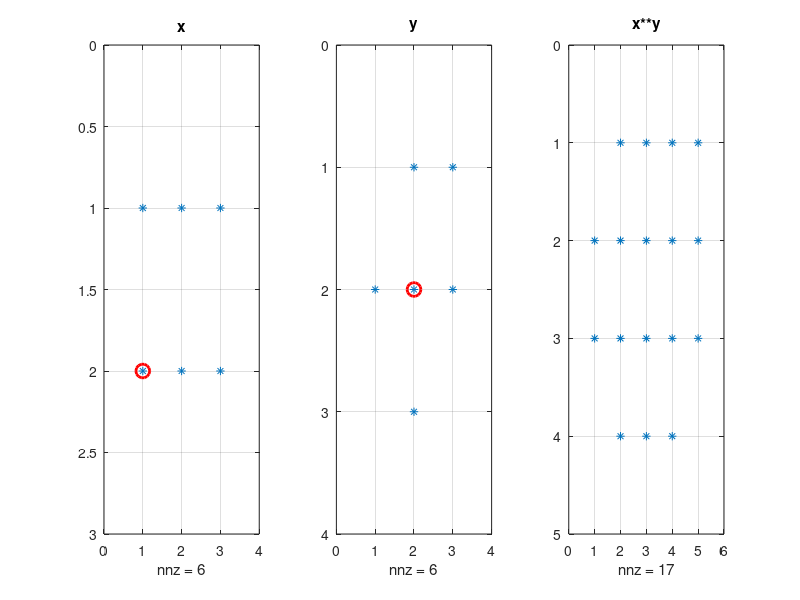
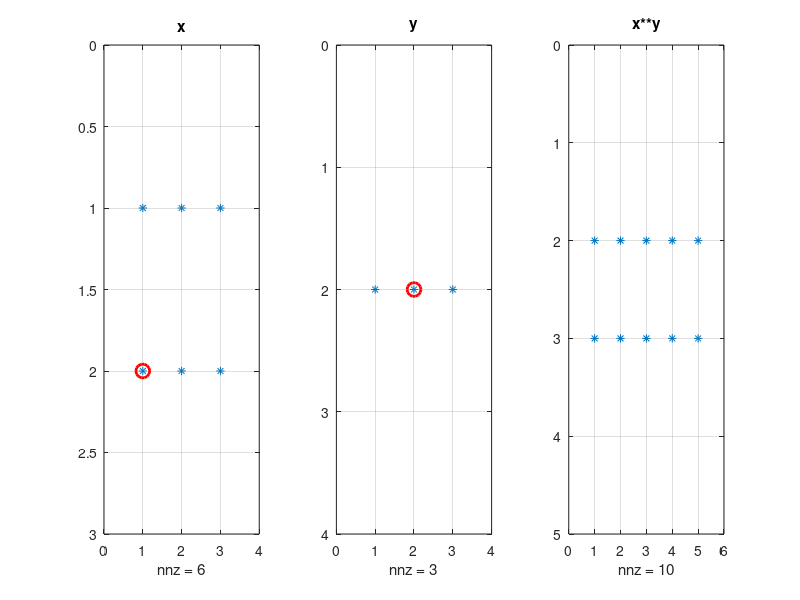
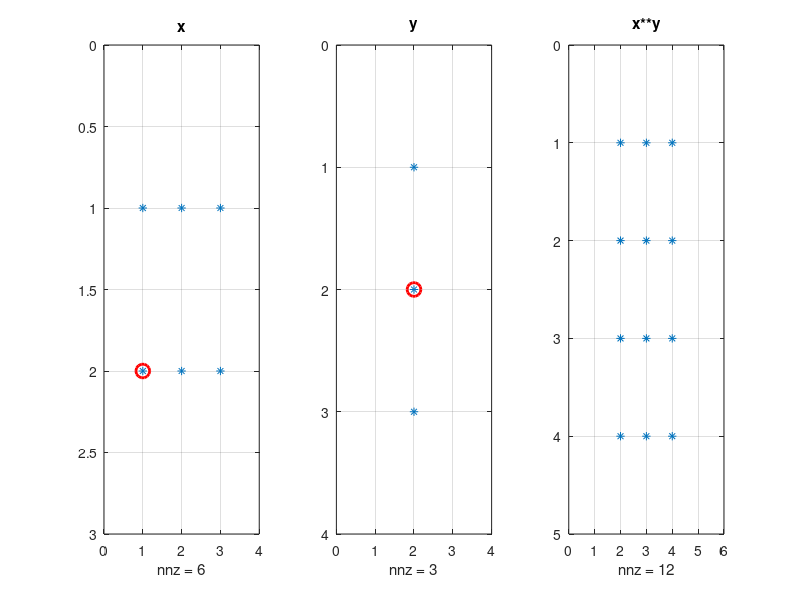
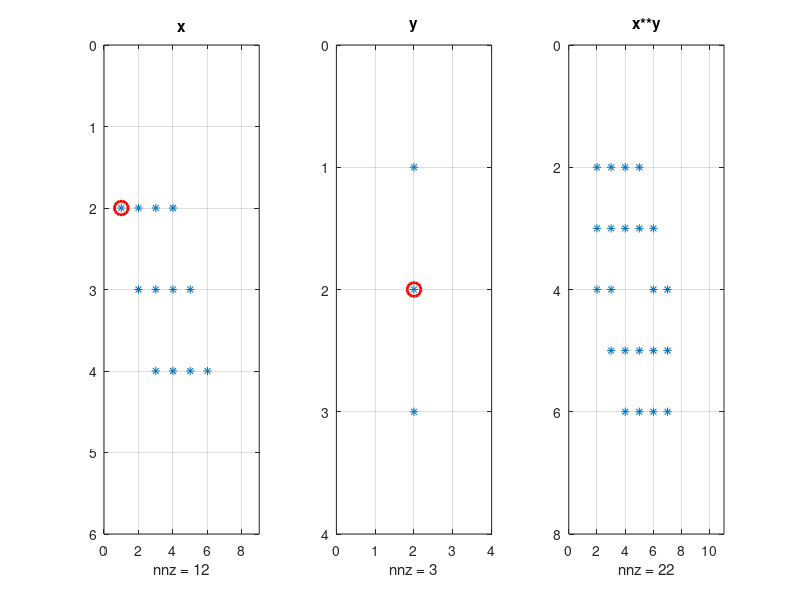

Recreate these plots in MATLAB, in order. (Note: this script raises an error after producing the figures.)
% Lista 2 - Mathematical Preliminaries
% Funções de Transferência; 
clear; clc; close all; 

disp('I - Funções de Transferência'); 
pause; 

% Exercicio 1
disp('I) Exercicio 1: ');
x = [1 4 1; 2 5 3];
origin_x = [2, 1];
pause; 

% i)
disp('i)');
y = [0 -1 1; -1 4 -1; 0 -1 0];
origin_y = [2, 2];
pause;

figure('Name', 'Convolution', 'NumberTitle', 'off')
subplot(1,3,1);
spy(x); hold on;
plot(origin_x(2), origin_x(1), 'ro', 'MarkerSize', 10, 'LineWidth', 2); 
title('x'); grid on; hold off;

subplot(1,3,2);
spy(y); hold on;
plot(origin_y(2), origin_y(1), 'ro', 'MarkerSize', 10, 'LineWidth', 2);
title('y'); grid on; hold off;

x_y = conv2(x, y);
subplot(1,3,3);
spy(x_y); 
title('x**y'); grid on;
pause;

pause;

% verify volume
vol_x = sum(x(:));
vol_y = sum(y(:));
vol_x_y = sum(x_y(:));
disp(['Volume de x: ' num2str(vol_x) ', Volume de y: ' num2str(vol_y) ', Volume esperado x_y: ' num2str(vol_x*vol_y) ', Volume de x_y: ' num2str(sum(x_y(:)))]);
pause;
pause;

% ii) 
disp('ii)');
y = [0 0 0; 1 2 3; 0 0 0];
origin_y = [2, 2];
pause;

figure('Name', 'Convolution', 'NumberTitle', 'off')
subplot(1,3,1);
spy(x); hold on;
plot(origin_x(2), origin_x(1), 'ro', 'MarkerSize', 10, 'LineWidth', 2); 
title('x'); grid on; hold off;

subplot(1,3,2);
spy(y); hold on;
plot(origin_y(2), origin_y(1), 'ro', 'MarkerSize', 10, 'LineWidth', 2);
title('y'); grid on; hold off;

x_y = conv2(x, y);
subplot(1,3,3);
spy(x_y); 
title('x**y'); grid on;
pause;

% verify volume
vol_x = sum(x(:));
vol_y = sum(y(:));
vol_x_y = sum(x_y(:));
disp(['Volume de x: ' num2str(vol_x) ', Volume de y: ' num2str(vol_y) ', Volume esperado x_y: ' num2str(vol_x*vol_y) ', Volume de x_y: ' num2str(sum(x_y(:)))]);
pause;
pause;

% iii) 
disp('iii)');
y = [0 -2 0; 0 3 0; 0 -1 0];
origin_y = [2, 2];
pause;

figure('Name', 'Convolution', 'NumberTitle', 'off')
subplot(1,3,1);
spy(x); hold on;
plot(origin_x(2), origin_x(1), 'ro', 'MarkerSize', 10, 'LineWidth', 2); 
title('x'); grid on; hold off;

subplot(1,3,2);
spy(y); hold on;
plot(origin_y(2), origin_y(1), 'ro', 'MarkerSize', 10, 'LineWidth', 2);
title('y'); grid on; hold off;

x_y = conv2(x, y);
subplot(1,3,3);
spy(x_y); 
title('x**y'); grid on;
pause;

pause;

% verify volume
vol_x = sum(x(:));
vol_y = sum(y(:));
vol_x_y = sum(x_y(:));
disp(['Volume de x: ' num2str(vol_x) ', Volume de y: ' num2str(vol_y) ', Volume esperado x_y: ' num2str(vol_x*vol_y) ', Volume de x_y: ' num2str(sum(x_y(:)))]);
pause;

pause; 


% 2) 
disp('I) Exercicio 2: ');
x = [0 0 0 0 0 0 0 0;
     1 1 1 1 0 0 0 0;
     0 1 1 1 1 0 0 0;
     0 0 1 1 1 1 0 0;
     0 0 0 0 0 0 0 0];

h = [0 1 0 0 0 0 0 0;
     0 1 0 0 0 0 0 0];
pause; 

figure('Name', 'Convolution', 'NumberTitle', 'off')
subplot(1,3,1);
spy(x); hold on;
plot(origin_x(2), origin_x(1), 'ro', 'MarkerSize', 10, 'LineWidth', 2); 
title('x'); grid on; hold off;

subplot(1,3,2);
spy(y); hold on;
plot(origin_y(2), origin_y(1), 'ro', 'MarkerSize', 10, 'LineWidth', 2);
title('y'); grid on; hold off;

x_y = conv2(x, y);
subplot(1,3,3);
spy(x_y); 
title('x**y'); grid on;
pause;

% verify volume
vol_x = sum(x(:));
vol_y = sum(y(:));
vol_x_y = sum(x_y(:));
disp(['Volume de x: ' num2str(vol_x) ', Volume de y: ' num2str(vol_y) ', Volume esperado x_y: ' num2str(vol_x*vol_y) ', Volume de x_y: ' num2str(sum(x_y(:)))]);
pause;
 
close all; 

disp('II - Transformadas de Fourier'); 
pause; 

disp('II) Exercicio 1: ');
thetas = [0, 0, 0, 0, 90, 90, 90, 90, 45, 45, 30, 70];
ds = [256, 150, 64*sqrt(2), 64, 25, 16*sqrt(2), 10, 4, 2, 1, 32, 32*sqrt(2), 16, 4];
disp('Vetor de thetas: ');
disp(thetas);

disp('Vetor de d: ');
disp(ds);
pause;

size_m = 256;
size_n = 256;
num_images = length(thetas);
figure('Name', '2d', 'NumberTitle', 'off', 'Position', [100, 100, 800, 600]);
rows = 4;
cols = 4;

disp('Visualizações 2d: ');
pause;
for i = 1:num_images
    theta = thetas(i) * pi / 180;  % radianos
    d = ds(i);
   
    g = sinusoidal_image(d, theta, size_m, size_n);
    
    subplot(rows, cols, i);
    imshow(g, []);
    
    % titulos
    if thetas(i) == 0
        title(['\theta = 0°, d = ' num2str(ds(i), '%.1f')]);
    elseif thetas(i) == 90
        title(['\theta = 90°, d = ' num2str(ds(i), '%.1f')]);
    else
        title(['\theta = ' num2str(thetas(i)) '°, d = ' num2str(ds(i), '%.1f')]);
    end  
end
pause;

% mesh

disp('Visualizações 3d: ');
pause;
figure('Name', '3d', 'NumberTitle', 'off', 'Position', [25, 25, 1200, 800]);
for i = 1:num_images
    theta = thetas(i) * pi / 180;  % radianos
    d = ds(i);
   
    g = sinusoidal_image(d, theta, size_m, size_n);
     
    subplot(rows, cols, i);
    mesh(g);
    xlabel('n');
    ylabel('m');
    zlabel('g');
    
    if thetas(i) == 0
        title(['\theta = 0°, d = ' num2str(ds(i), '%.1f')]);
    elseif thetas(i) == 90
        title(['\theta = 90°, d = ' num2str(ds(i), '%.1f')]);
    else
        title(['\theta = ' num2str(thetas(i)) '°, d = ' num2str(ds(i), '%.1f')]);
    end
    
    view(45, 25);
    colormap('jet');
    grid on;
    axis tight;       
end
pause;
close all; 

disp('II) Exercicio 2: ');
pause;
figure('Name', 'Fourier Transform (DFT)', 'NumberTitle', 'off', 'Position', [50, 50, 1600, 900]);
for i = 1:num_images
    theta = thetas(i) * pi / 180; 
    d = ds(i);
    g = sinusoidal_image(d, theta, size_m, size_n);
    
    G = fft2(g);
    
    % Shift zero frequency to center
    G_shifted = fftshift(G);
    
    % Compute magnitude spectrum (log scale for better visualization)
    magnitude = log(abs(G_shifted) + 1);
    
    % Plot grayscale image
    subplot(rows, cols, i);
    imshow(magnitude, []);
    axis tight;
    
    if thetas(i) == 0
        title(['\theta = 0°, d = ' num2str(ds(i), '%.1f')]);
    elseif thetas(i) == 90
        title(['\theta = 90°, d = ' num2str(ds(i), '%.1f')]);
    else
        title(['\theta = ' num2str(thetas(i)) '°, d = ' num2str(ds(i), '%.1f')]);
    end
end
pause;
close all; 


disp('II) Exercicio 3: ');
pause;

x0 = 0;
y0 = 0;

% 50x50 grid -> [-2, 2]
N = 50;
x = linspace(-2, 2, N);
y = linspace(-2, 2, N);

% 2d grid
[X, Y] = meshgrid(x, y);

h = 2 * ((sin(pi * (X - x0)) ./ (pi * (X - x0))).^2) .* ((sin(pi * (Y - y0)) ./ (pi * (Y - y0))).^2);

% 3D Mesh
figure('Name', 'Resposta ao impulso: h(x,y)', 'NumberTitle', 'off', 'Position', [100, 100, 800, 600]);

mesh(X, Y, h);
xlabel('x');
ylabel('y');
zlabel('h(x,y)');
title('Resposta ao impulso: h(x,y)');
colormap('jet');
colorbar;
view(45, 30);
grid on;

pause; 
close all; 

disp('II) Exercicio 4: ');
pause;

figure('Name', 'Fourier Transform: H(u,v)', 'NumberTitle', 'off', 'Position', [100, 100, 1600, 900]);

% DFT
H = fft2(h);
H_shifted = fftshift(H);
magnitude = log(abs(H_shifted) + 1);


freq_x = linspace(-2, 2, N);
freq_y = linspace(-2, 2, N);
[FX, FY] = meshgrid(freq_x, freq_y);


subplot(1,2,1);
mesh(FX, FY, magnitude);
xlabel('u'); ylabel('v'); zlabel('|H(u,v)|');
title('3D Mesh View');
colormap('jet');
colorbar;
view(45, 30);
grid on;

subplot(1,2,2);
imshow(magnitude, []);
xlabel('u'); ylabel('v');
title('2D Grayscale View');
colormap('gray');
colorbar;
axis on;

pause;
close all;

disp('II) Exercicio 5: ');
pause;

%%%%%%%%%%%%%%%%%%%%
disp('zelda');
img = imread('matlabimages_cursos/zelda_s.tif');
img = double(img);

figure('Name', 'Imagem', 'NumberTitle', 'off', 'Position', [100, 100, 1200, 600]);
subplot(1,2,1);
imshow(img, []);
colormap('gray');
axis on;

% 2D FFT
F = fft2(img);
F_shifted = fftshift(F);

% log
magnitude = abs(F_shifted);
log_magnitude = log(magnitude + 1);

subplot(1,2,2);
imshow(log_magnitude, []);
title('Log Magnitude da Transformada de Fourier');
xlabel('u');
ylabel('v');
colorbar;
axis on;

pause;

%%%%%%%%%%%%%%%%%%%%
disp('text2');
img = imread('matlabimages_cursos/text2.tif');
img = double(img);

figure('Name', 'Imagem', 'NumberTitle', 'off', 'Position', [100, 100, 1200, 600]);
subplot(1,2,1);
imshow(img, []);
colormap('gray');
axis on;

% 2D FFT
F = fft2(img);
F_shifted = fftshift(F);

% log
magnitude = abs(F_shifted);
log_magnitude = log(magnitude + 1);

subplot(1,2,2);
imshow(log_magnitude, []);
title('Log Magnitude da Transformada de Fourier');
xlabel('u');
ylabel('v');
colorbar;
axis on;

pause;

%%%%%%%%%%%%%%%%%%%%
disp('square');
img = imread('matlabimages_cursos/square.tif');
img = double(img);

figure('Name', 'Imagem', 'NumberTitle', 'off', 'Position', [100, 100, 1200, 600]);
subplot(1,2,1);
imshow(img, []);
colormap('gray');
axis on;

% 2D FFT
F = fft2(img);
F_shifted = fftshift(F);

% log
magnitude = abs(F_shifted);
log_magnitude = log(magnitude + 1);

subplot(1,2,2);
imshow(log_magnitude, []);
title('Log Magnitude da Transformada de Fourier');
xlabel('u');
ylabel('v');
colorbar;
axis on;

pause;

%%%%%%%%%%%%%%%%%%%%
disp('jotav');
img = imread('matlabimages_cursos/jotav.tif');
img = double(img);

figure('Name', 'Imagem', 'NumberTitle', 'off', 'Position', [100, 100, 1200, 600]);
subplot(1,2,1);
imshow(img, []);
colormap('gray');
axis on;

% 2D FFT
F = fft2(img);
F_shifted = fftshift(F);

% log
magnitude = abs(F_shifted);
log_magnitude = log(magnitude + 1);

subplot(1,2,2);
imshow(log_magnitude, []);
title('Log Magnitude da Transformada de Fourier');
xlabel('u');
ylabel('v');
colorbar;
axis on;

pause;

%%%%%%%%%%%%%%%%%%%%
disp('jotad');
img = imread('matlabimages_cursos/jotad.tif');
img = double(img);

figure('Name', 'Imagem', 'NumberTitle', 'off', 'Position', [100, 100, 1200, 600]);
subplot(1,2,1);
imshow(img, []);
colormap('gray');
axis on;

% 2D FFT
F = fft2(img);
F_shifted = fftshift(F);

% log
magnitude = abs(F_shifted);
log_magnitude = log(magnitude + 1);

subplot(1,2,2);
imshow(log_magnitude, []);
title('Log Magnitude da Transformada de Fourier');
xlabel('u');
ylabel('v');
colorbar;
axis on;

pause;

%%%%%%%%%%%%%%%%%%%%
disp('triang');
img = imread('matlabimages_cursos/triang.tif');
img = double(img);

figure('Name', 'Imagem', 'NumberTitle', 'off', 'Position', [100, 100, 1200, 600]);
subplot(1,2,1);
imshow(img, []);
colormap('gray');
axis on;

% 2D FFT
F = fft2(img);
F_shifted = fftshift(F);

% log
magnitude = abs(F_shifted);
log_magnitude = log(magnitude + 1);

subplot(1,2,2);
imshow(log_magnitude, []);
title('Log Magnitude da Transformada de Fourier');
xlabel('u');
ylabel('v');
colorbar;
axis on;

pause;

%%%%%%%%%%%%%%%%%%%%
disp('circle');
img = imread('matlabimages_cursos/circle.tif');
img = double(img);

figure('Name', 'Imagem', 'NumberTitle', 'off', 'Position', [100, 100, 1200, 600]);
subplot(1,2,1);
imshow(img, []);
colormap('gray');
axis on;

% 2D FFT
F = fft2(img);
F_shifted = fftshift(F);

% log
magnitude = abs(F_shifted);
log_magnitude = log(magnitude + 1);

subplot(1,2,2);
imshow(log_magnitude, []);
title('Log Magnitude da Transformada de Fourier');
xlabel('u');
ylabel('v');
colorbar;
axis on;

pause;
close all;
